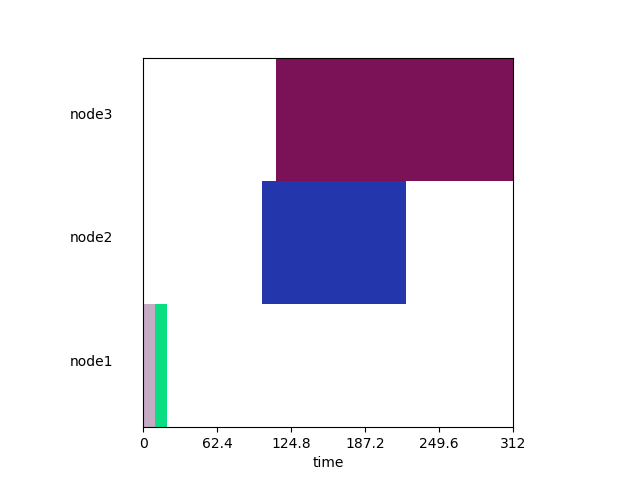

Generate this figure with Python:
#!/usr/bin/env python

from random import random
import matplotlib.pyplot as plt
import matplotlib.patches as patches
import json
import argparse

def main():
    parser = argparse.ArgumentParser("Prints a Gantt chart for computing tasks")
    parser.add_argument("tasks_json", action="store",
                    help="JSON file containing task definitions.")
    parser.add_argument("output_file", action="store",
                    help="Output file where to store the results. File type determined from extension.")
    results = parser.parse_args()

    json_string = json.loads(open(results.tasks_json).read())
    assert(json_string.get('tasks')), "Tasks not found in JSON file."
    tasks_json = json_string['tasks']

    node_index = {}
    max_end_time = 0
    for task in tasks_json:
        assert(task['end-time'] > task['start-time'])
        if task['end-time'] > max_end_time:
            max_end_time = task['end-time']
        if node_index.get(task['node']) is None:
            node_index[task['node']] = len(node_index)
    n_nodes = len(node_index)

    fig = plt.figure()
    ax1 = fig.add_subplot(111, aspect='equal')

    # Axes
    ax1.set_xlabel("time")
    ax1.get_yaxis().set_visible(False)
    ax1.axes.xaxis.set_ticklabels([0, max_end_time/5.0, 2*max_end_time/5.0, 3*max_end_time/5.0, 4*max_end_time/5.0, max_end_time])
    for node in node_index.keys():
        ax1.text(-0.2, 1.0/n_nodes*node_index[node]+0.5/n_nodes, node)

    # Tasks
    for task in tasks_json:
        task_duration = task['end-time']-task['start-time']
        ax1.add_patch(patches.Rectangle(
            (task['start-time']/float(max_end_time), 1.0/n_nodes*node_index[task['node']]),  # (x,y)
            task_duration/float(max_end_time),  # width
            1.0/n_nodes,  # height
            facecolor = (random(), random(), random())
        ))

    fig.savefig(results.output_file)

if __name__ == '__main__':
    main()
